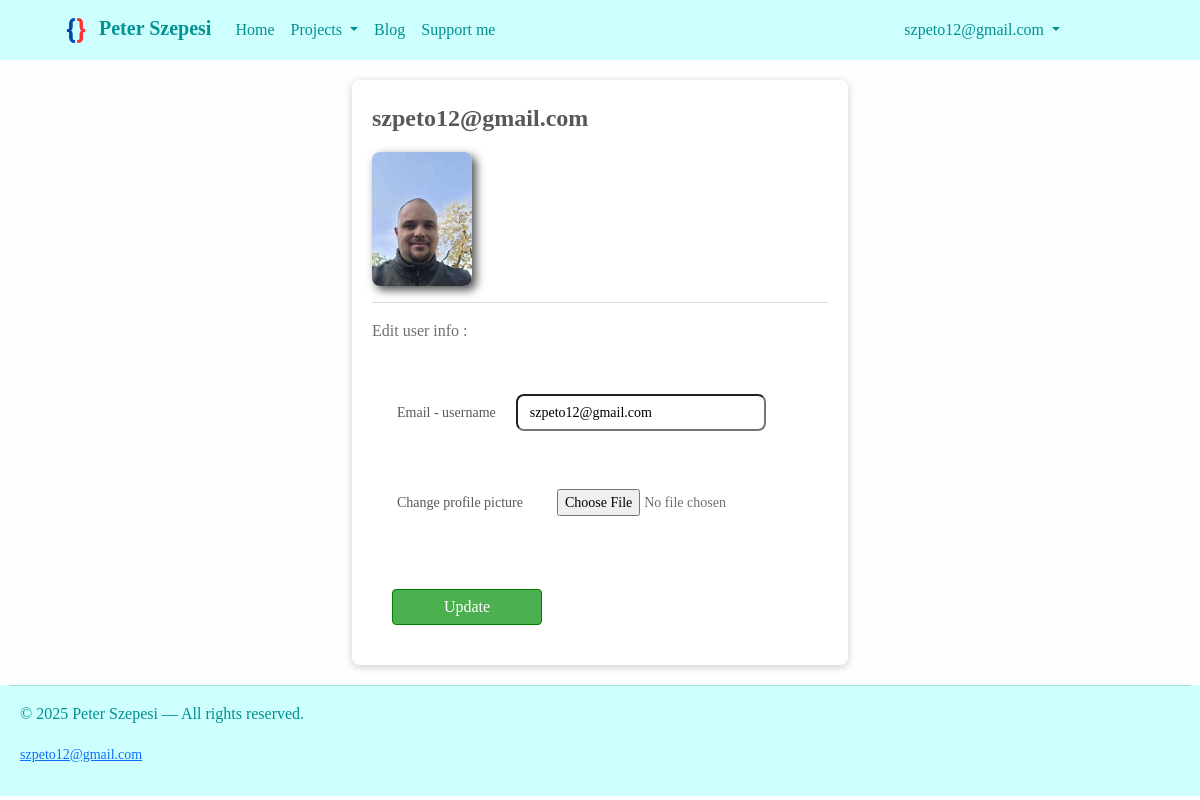
Page /user (signed in) on the committed database.
### db_models.py (models this page shows, shortened)
class User(db.Model, UserMixin):
    id = db.Column(db.Integer, primary_key=True, autoincrement=True)
    email_username = db.Column(db.String(50), nullable=False, unique=True)
    password = db.Column(db.String(60), nullable=False)
    image_file = db.Column(db.String(20), nullable=False, default="Default - user.jpg")
    posts = db.relationship("Post", backref="user", lazy=True)

### routes.py (the view, shortened to what this page needs)
@app.route("/user", methods=["GET", "POST"])
@login_required # It means we can access this route only if a user is logged in
def user():
    form = UpdateForm()
    form.email_username.data = current_user.email_username
    return render_template("user.html", title="User account", current_user=current_user,
                           form=form)

### validators.py (shortened to what this page needs)
class UpdateForm(FlaskForm):
    email_username = StringField("Email - username", validators=[DataRequired(), Email()])
    picture_file = FileField("Change profile picture", validators=[FileAllowed(["jpg", "png"])])
    submit = SubmitField("Update")

### db_models.py (called while the page is built)
@login_manager.user_loader
def load_user(user_id):
    return db.session.get(User, int(user_id))

### templates/user.html (shortened to what this page needs)
{% extends "base.html" %}
{% block body %}
    <div class="base-container-pop-up">
        <p class="email-username-label">{{ current_user.email_username }}</p>
        <img src="{{ url_for('static', filename='Images/profile_images/' + current_user.image_file) }}"
             width="100" class="profile-picture">
        <hr>
        <p>Edit user info : </p>
        <form method="POST" action="{{ url_for('user') }}" enctype="multipart/form-data">
            <div class="base-v-box">
                <div class="base-h-box">
                    {{ form.email_username.label(class="edit-input-label") }}
                    {{ form.email_username(class="edit-input") }}
                </div>
                <div class="base-h-box">
                    {{ form.picture_file.label(class="picture-file-input-label") }}
                    {{ form.picture_file(class="picture-file-input") }}
                </div>
                {{ form.submit(class="update-user-button") }}
            </div>
        </form>
    </div>
{% endblock %}

### templates/base.html (shortened to what this page needs)
<!DOCTYPE html>
<html lang="en">
<head>
    <link href="https://cdn.jsdelivr.net/npm/bootstrap@5.3.6/dist/css/bootstrap.min.css"
          rel="stylesheet"
>
    <link rel="stylesheet" href="{{url_for('static', filename = 'Styles/styles.css')}}">
</head>
<body>
  <header>
    <nav class="navbar navbar-expand-lg bg-body-tertiary" data-bs-theme="light">
      <div class="container-fluid">
        <a class="navbar-brand" href="/"><img src="{{ url_for('static', filename='Images/Logo - no background.png') }}"
        width="34">
          Peter Szepesi
        </a>
        <div class="collapse navbar-collapse" id="navbarSupportedContent">
          <ul class="navbar-nav me-auto mb-2 mb-lg-0">
            <li class="nav-item">
              <a class="nav-link active" aria-current="page" href="/">Home</a>
            </li>
            <li class="nav-item dropdown">
              <a class="nav-link dropdown-toggle" href="#" role="button" data-bs-toggle="dropdown" aria-expanded="false">
                Projects
              </a>
            </li>
            <li class="nav-item">
              <a class="nav-link" href="{{ url_for('blog') }}">Blog</a>
            </li>
            <li class="nav-item">
              <a class="nav-link" href="https://www.paypal.me/szpeto" target="_blank">Support me</a>
            </li>
          </ul>
          {% if current_user.is_authenticated %}
            <ul class="navbar-nav ms-auto mb-2 mb-lg-0">
              <li class="nav-item dropdown">
                <a class="nav-link dropdown-toggle" href="#" role="button" data-bs-toggle="dropdown" aria-expanded="false">
                  {{ current_user.email_username }}
                </a>
              </li>
            </ul>
          {% endif %}
        </div>
      </div>
    </nav>
  </header>
  {% block body %}{% endblock %}
  <footer>
    <hr>
    <div class="footer-container">
      <p>© 2025 Peter Szepesi — All rights reserved.</p>
      <small><a href="mailto:szpeto12@gmail.com">szpeto12@gmail.com</a></small>
    </div>
  </footer>
</body>
</html>

### static/Styles/styles.css (style rules this page uses)
*, *::before, *::after { box-sizing: border-box; }
body { background-color: rgb(248, 255, 255); background-image: linear-gradient(rgba(255, 255, 255, 0.8), rgba(255, 255, 255, 0.8)), url(/static/Images/background-image-4.png); background-repeat: no-repeat; background-position-x: center; background-position-y: center; background-attachment: fixed; background-size: cover; font-family: Bahnschrift; color: rgb(111, 111, 111); }
header { position: sticky; top: 0; }
.navbar { background: rgb(205, 255, 255) !important; color: rgb(33, 37, 41) !important; padding: 8px 10% 8px 4% !important; }
.navbar .nav-link { color: rgb(0, 144, 144) !important; }
.navbar-brand { color: rgb(0, 148, 148) !important; font-weight: 600; }
footer { text-align: left; font-family: Bahnschrift; font-weight: 200; color: rgb(0, 144, 144); background: rgb(205, 255, 255) !important; padding: 0px 10px 20px 10px; }
.base-h-box { display: flex; flex-direction: row; margin: 10px; }
.base-v-box { display: flex; flex-direction: column; margin: 10px; }
.base-container-pop-up { display: flex; flex-direction: column; min-width: 150px; width: fit-content; margin: 20px auto; padding: 20px; border-radius: 8px; background-color: white; color: rgb(111, 111, 111); box-shadow: 0px 2px 10px rgba(0,0,0,0.2); font-family: Bahnschrift; }
.footer-container { margin: 4px 10px 10px 10px; }
.update-user-button { max-width: 150px; padding: 5px 10px; background-color: rgb(76, 175, 80); border: 1px solid green; color: white; text-decoration: none; border-radius: 4px; cursor: pointer; margin: 40px 10px 10px 10px; }
input[type="text"] { font-size: 14px; border-radius: 8px; padding: 6px 12px; width: 250px; max-width: 300px; min-width: 80px; margin: 15px; }
.edit-input { margin: 5px; }
.picture-file-input { font-size: 14px; font-weight: 300; border-radius: 8px; padding: 8px 14px; width: 250px; max-width: 300px; min-width: 80px; margin: 15px; }
.email-username-label { font-size: 24px; font-weight: bold; color: rgb(88, 88, 88); }
.edit-input-label { margin: auto 5px; font-size: 14px; font-weight: 200; color: rgb(88, 88, 88); }
.picture-file-input-label { margin: auto 5px; font-size: 14px; font-weight: 200; color: rgb(88, 88, 88); }
.profile-picture { border-radius: 8px; box-shadow: 4px 4px 10px rgba(0,0,0,0.7); }

### rows in the picture
User: email_username "szpeto12@gmail.com", image_file (picture)
